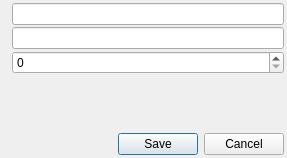
<?xml version="1.0" encoding="UTF-8"?>
<ui version="4.0">
 <class>AddRowDialog</class>
 <widget class="QDialog" name="AddRowDialog">
  <property name="geometry">
   <rect>
    <x>0</x>
    <y>0</y>
    <width>287</width>
    <height>158</height>
   </rect>
  </property>
  <property name="windowTitle">
   <string>Add row</string>
  </property>
  <layout class="QVBoxLayout" name="verticalLayout">
   <property name="spacing">
    <number>2</number>
   </property>
   <property name="leftMargin">
    <number>3</number>
   </property>
   <property name="topMargin">
    <number>3</number>
   </property>
   <property name="rightMargin">
    <number>3</number>
   </property>
   <property name="bottomMargin">
    <number>3</number>
   </property>
   <item>
    <layout class="QGridLayout" name="gridLayout">
     <item row="0" column="0">
      <widget class="QLabel" name="firstNameLabel">
       <property name="text">
        <string/>
       </property>
      </widget>
     </item>
     <item row="0" column="1">
      <widget class="QLineEdit" name="firstNameLineEdit">
       <property name="maxLength">
        <number>50</number>
       </property>
       <property name="clearButtonEnabled">
        <bool>true</bool>
       </property>
      </widget>
     </item>
     <item row="1" column="0">
      <widget class="QLabel" name="lastNameLabel">
       <property name="text">
        <string/>
       </property>
      </widget>
     </item>
     <item row="1" column="1">
      <widget class="QLineEdit" name="lastNameLineEdit">
       <property name="maxLength">
        <number>50</number>
       </property>
       <property name="clearButtonEnabled">
        <bool>true</bool>
       </property>
      </widget>
     </item>
     <item row="2" column="0">
      <widget class="QLabel" name="ageLabel">
       <property name="text">
        <string/>
       </property>
      </widget>
     </item>
     <item row="2" column="1">
      <widget class="QSpinBox" name="ageSpinBox">
       <property name="maximum">
        <number>256</number>
       </property>
      </widget>
     </item>
    </layout>
   </item>
   <item>
    <spacer name="verticalSpacer">
     <property name="orientation">
      <enum>Qt::Vertical</enum>
     </property>
     <property name="sizeHint" stdset="0">
      <size>
       <width>20</width>
       <height>40</height>
      </size>
     </property>
    </spacer>
   </item>
   <item>
    <widget class="QDialogButtonBox" name="buttonBox">
     <property name="orientation">
      <enum>Qt::Horizontal</enum>
     </property>
     <property name="standardButtons">
      <set>QDialogButtonBox::Cancel|QDialogButtonBox::Save</set>
     </property>
    </widget>
   </item>
  </layout>
 </widget>
 <resources/>
 <connections>
  <connection>
   <sender>buttonBox</sender>
   <signal>accepted()</signal>
   <receiver>AddRowDialog</receiver>
   <slot>accept()</slot>
   <hints>
    <hint type="sourcelabel">
     <x>248</x>
     <y>254</y>
    </hint>
    <hint type="destinationlabel">
     <x>157</x>
     <y>274</y>
    </hint>
   </hints>
  </connection>
  <connection>
   <sender>buttonBox</sender>
   <signal>rejected()</signal>
   <receiver>AddRowDialog</receiver>
   <slot>reject()</slot>
   <hints>
    <hint type="sourcelabel">
     <x>316</x>
     <y>260</y>
    </hint>
    <hint type="destinationlabel">
     <x>286</x>
     <y>274</y>
    </hint>
   </hints>
  </connection>
 </connections>
</ui>
